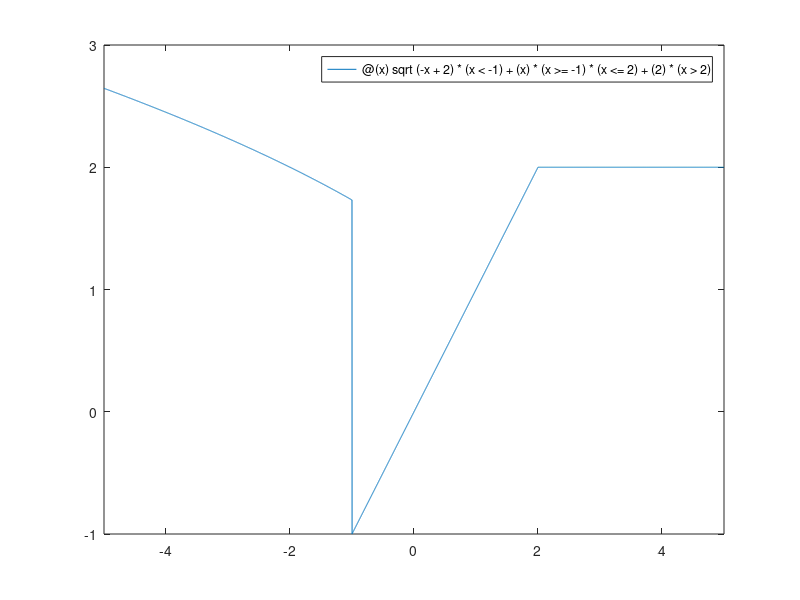

Reproduce this figure in MATLAB.
%Octave Script
%Title          :Grafica 1
%Author         :Jose Manuel Arce Salvador
%Description    :Graficar una funcion trozos
%Date           :202123801
%Version        :1
%notes          :Requiere aplicacion de octave, usar su linea de comandos
%
clear

% Calcular f(-1), f(1), f(2)
f= @(x)sqrt(-x+2)*(x<-1)+(x)*(x>=-1)*(x<=2)+(2)*(x>2);
f(-1)
f(1)
f(2)
% Estudia la continuidad de f
f(-1)
f(2)
fplot(@(x)sqrt(-x+2)*(x<-1)+(x)*(x>=-1)*(x<=2)+(2)*(x>2),[-5,5])